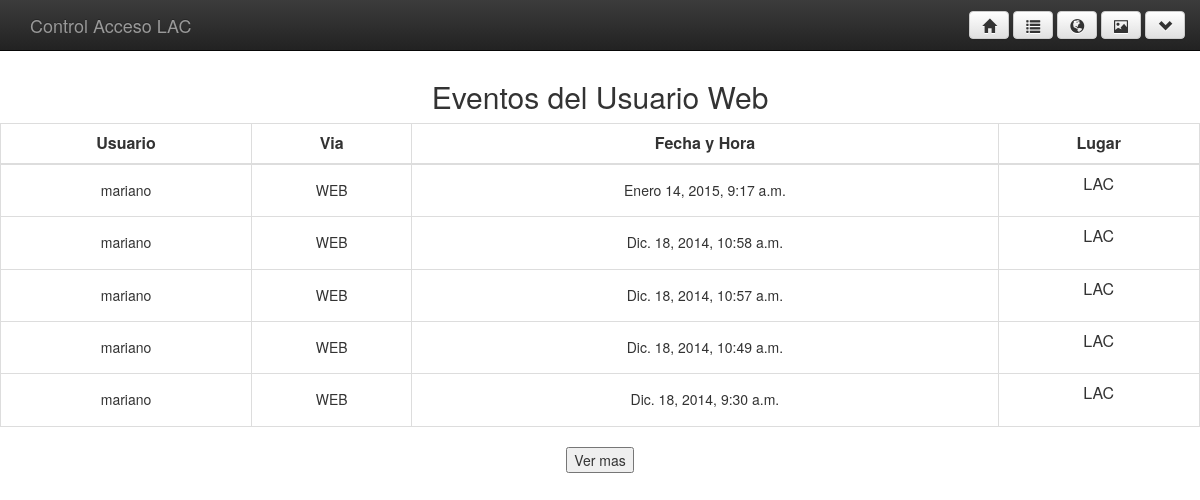
The page /eventosUsuarioWeb/2 (signed in) on the database its author committed.
### control/models.py (models this page shows)
class Web_eventos_dj(models.Model):
    id = models.AutoField(primary_key=True)
    id_usuario_eventos_web= models.IntegerField()
    nombres_eventos_web = models.CharField(max_length=50)
    via_eventos_web = models.CharField(max_length=50)
    fechayhora_eventos_web = models.DateTimeField()
    lugar_eventos_web= models.CharField(max_length=50)

### control/views.py (the view)
# urls.py: url(r'^eventosUsuarioWeb/(?P<id_usuario>\d+)$', 'control.views.mostrarEventosUsuarioWeb', name='eventosUsuarioWeb'),
@login_required()
def mostrarEventosUsuarioWeb(request,id_usuario):
    if request.method=="POST": #Muestra los eventos web por usuario
        eventosweb = Web_eventos_dj.objects.filter(id_usuario_eventos_web=id_usuario).order_by('-id')
        return render_to_response('eventosUsuarioWeb.html',{'usuariosWeb': eventosweb })
    eventosweb = Web_eventos_dj.objects.filter(id_usuario_eventos_web=id_usuario).order_by('-id')[:5]
    return render_to_response('eventosUsuarioWeb.html',{'usuariosWeb': eventosweb })

### login/templates/eventosUsuarioWeb.html
{% include 'base2.html' %}
<center><h2>Eventos del Usuario Web</h2></center>
<table  class="table table-hover table-bordered">
<thead>
<tr>
<th><center>Usuario</center></th>
<th><center>Via</center></th>
<th><center>Fecha y Hora</center></th>
<th><center>Lugar</center></th>
</tr>
</thead>
<tbody>
{% for usuario in usuariosWeb %}
<tr>
<td align='center'><h5>{{ usuario.nombres_eventos_web }}</h5></td>
<td align='center'><h5>{{ usuario.via_eventos_web }}</h5></td>
<td align='center'><h5>{{ usuario.fechayhora_eventos_web }}</h5></td>
<td align='center'><h>{{ usuario.lugar_eventos_web }}</h5></td>
{% endfor %}
</tbody>
</table>
<form action="/eventosUsuarioWeb/{{usuario.id_usuario_eventos_web}}" method="post">{% csrf_token %}
<center><button type="submit" class="standar">Ver mas</button></center></form>

### login/templates/base2.html (style rules this page uses)
body { padding-top: 5%; }

### rows shown on the page
Web_eventos_dj: nombres_eventos_web "mariano", via_eventos_web "WEB", fechayhora_eventos_web "Enero 14, 2015, 9:17 a.m.", lugar_eventos_web "LAC"
Web_eventos_dj: nombres_eventos_web "mariano", via_eventos_web "WEB", fechayhora_eventos_web "Dic. 18, 2014, 10:58 a.m.", lugar_eventos_web "LAC"
Web_eventos_dj: nombres_eventos_web "mariano", via_eventos_web "WEB", fechayhora_eventos_web "Dic. 18, 2014, 10:57 a.m.", lugar_eventos_web "LAC"
Web_eventos_dj: nombres_eventos_web "mariano", via_eventos_web "WEB", fechayhora_eventos_web "Dic. 18, 2014, 10:49 a.m.", lugar_eventos_web "LAC"
Web_eventos_dj: nombres_eventos_web "mariano", via_eventos_web "WEB", fechayhora_eventos_web "Dic. 18, 2014, 9:30 a.m.", lugar_eventos_web "LAC"
